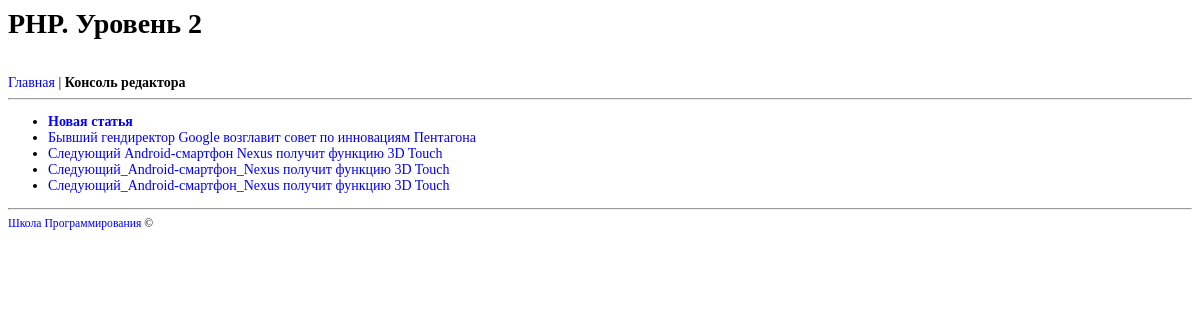
The app's page /editor.php with its own data.
### tables this page shows
CREATE TABLE `article` (
  `id` int(11) NOT NULL,
  `content` varchar(5000) NOT NULL,
  `title` text NOT NULL,
  `date` datetime NOT NULL DEFAULT CURRENT_TIMESTAMP
);

### editor.php (called while the page is built, shortened)
<?php
include_once('startup.php');
include_once('model.php');
$articles = articles_all();
include('theme/editor.php');

### model.php (called while the page is built, shortened)
<?php
function articles_all()
{
	$query = "SELECT * FROM article";
	$result = mysqli_query($conn, $query);
	$n = mysql_num_rows($result);
	$articles = array();
	for ($i = 0; $i < $n; $i++)
	{
		$row = mysql_fetch_assoc($result);
		$articles[] = $row;
	}
	return $articles;
}

### theme/editor.php (the view, shortened to what this page needs)
<!DOCTYPE html PUBLIC "-//W3C//DTD HTML 4.01 Transitional//EN">
<html>
<head>
	<link rel="stylesheet" type="text/css" media="screen" href="theme/style.css" />
</head>
<body>
	<h1>PHP. Уровень 2</h1>
	<br/>
	<a href="index.php">Главная</a> |
	<b>Консоль редактора</b>
	<hr/>
	<ul>
		<li>
			<b><a href="new.php">Новая статья</a></b>
		</li>
		<? foreach ($articles as $article): ?>
			<li>
				<a href="edit.php?id=<?=$article['id_article']?>">
					<?=$article['title']?>
				</a>
			</li>
		<? endforeach; ?>
	</ul>
	<hr/>
	<small><a href="http://prog-school.ru">Школа Программирования</a> &copy;</small>
</body>
</html>

### theme/style.css (style rules this page uses)
body { font-family: Georgia; font-size: 14px; color: #000; }
a { color: #00f; text-decoration: none; }

### records on screen
article: title "Бывший гендиректор Google возглавит совет по инновациям Пентагона"
article: title "Следующий Android-смартфон Nexus получит функцию 3D Touch"
article: title "Следующий_Android-смартфон_Nexus получит функцию 3D Touch"
article: title "Следующий_Android-смартфон_Nexus получит функцию 3D Touch"
